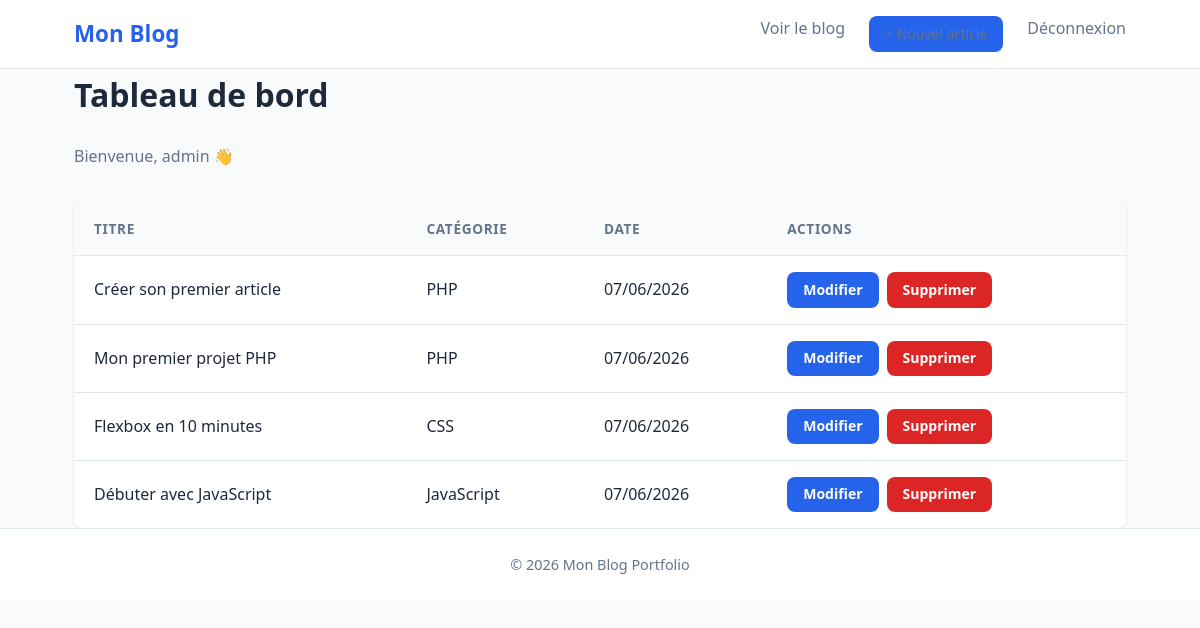
/admin/index.php (signed in), run on the app's committed database.
### tables this page shows
CREATE TABLE `articles` (
  `id` int(11) NOT NULL,
  `title` varchar(150) NOT NULL,
  `slug` varchar(150) NOT NULL,
  `content` text NOT NULL,
  `thumbnail` varchar(255) DEFAULT NULL,
  `created_at` datetime DEFAULT current_timestamp(),
  `updated_at` datetime DEFAULT NULL ON UPDATE current_timestamp(),
  `id_user` int(11) NOT NULL,
  `id_category` int(11) NOT NULL
);

CREATE TABLE `categories` (
  `id` int(11) NOT NULL,
  `name` varchar(50) NOT NULL,
  `slug` varchar(50) NOT NULL
);

### includes/functions.php (called while the page is built, shortened)
<?php
function formatDate(string $date): string {
    return date('d/m/Y', strtotime($date));
}

### admin/index.php (the view, shortened to what this page needs)
<?php
require_once '../includes/db.php';
require_once '../includes/functions.php';
$stmt = $pdo->prepare("
    SELECT a.id, a.title, a.created_at, c.name AS category
    FROM articles a
    JOIN categories c ON a.id_category = c.id
    ORDER BY a.created_at DESC
");
$stmt->execute();
$articles = $stmt->fetchAll(PDO::FETCH_ASSOC);
?>
<!DOCTYPE html>
<html lang="fr">
<head>
    <link rel="stylesheet" href="../assets/css/style.css">
</head>
<body>
    <header class="header">
        <div class="container">
            <a href="../index.php" class="logo">Mon Blog</a>
            <nav class="nav">
                <a href="../index.php">Voir le blog</a>
                <a href="article-form.php" class="btn btn--primary">+ Nouvel article</a>
                <a href="logout.php">Déconnexion</a>
            </nav>
        </div>
    </header>
    <main class="container">
        <h1>Tableau de bord</h1>
        <p style="color:var(--color-text-light);margin-bottom:2rem">
            Bienvenue, <?= htmlspecialchars($_SESSION['username']) ?> 👋
        </p>
        <table class="admin-table">
            <thead>
                <tr>
                    <th>Titre</th>
                    <th>Catégorie</th>
                    <th>Date</th>
                    <th>Actions</th>
                </tr>
            </thead>
            <tbody>
                <?php foreach ($articles as $article): ?>
                    <tr>
                        <td><?= htmlspecialchars($article['title']) ?></td>
                        <td><?= htmlspecialchars($article['category']) ?></td>
                        <td><?= formatDate($article['created_at']) ?></td>
                        <td class="admin-table__actions">
                            <a href="article-form.php?id=<?= $article['id'] ?>"
                               class="btn btn--primary">Modifier</a>
                            <a href="?delete=<?= $article['id'] ?>"
                               class="btn btn--danger"
                               onclick="return confirm('Supprimer cet article ?')">Supprimer</a>
                        </td>
                    </tr>
                <?php endforeach; ?>
            </tbody>
        </table>
    </main>
    <footer class="footer">
        <div class="container">
            <p>&copy; <?= date('Y') ?> Mon Blog Portfolio</p>
        </div>
    </footer>
</body>
</html>

### assets/css/style.css (style rules this page uses)
*, *::before, *::after { box-sizing: border-box; margin: 0; padding: 0; }
:root { --color-primary: #2563eb; --color-primary-dark: #1d4ed8; --color-bg: #f8fafc; --color-surface: #ffffff; --color-text: #1e293b; --color-text-light: #64748b; --color-border: #e2e8f0; --radius: 8px; --shadow: 0 1px 3px rgba(0,0,0,0.1); }
body { font-family: 'Segoe UI', system-ui, sans-serif; background: var(--color-bg); color: var(--color-text); line-height: 1.6; }
.container { max-width: 1100px; margin: 0 auto; padding: 0 1.5rem; }
.header { background: var(--color-surface); border-bottom: 1px solid var(--color-border); padding: 1rem 0; position: sticky; top: 0; z-index: 100; }
.header .container { display: flex; justify-content: space-between; align-items: center; }
.logo { font-size: 1.4rem; font-weight: 700; color: var(--color-primary); text-decoration: none; }
.nav { display: flex; gap: 1.5rem; }
.nav a { color: var(--color-text-light); text-decoration: none; font-weight: 500; transition: color 0.2s; }
main { padding: 2rem 0 4rem; }
main h1 { font-size: 2rem; margin-bottom: 1.5rem; }
.btn { display: inline-block; padding: 0.4rem 1rem; border-radius: var(--radius); font-weight: 600; font-size: 0.875rem; text-decoration: none; cursor: pointer; border: none; transition: background 0.2s; }
.btn--primary { background: var(--color-primary); color: white; }
.footer { background: var(--color-surface); border-top: 1px solid var(--color-border); padding: 1.5rem 0; text-align: center; color: var(--color-text-light); font-size: 0.9rem; }
.admin-table { width: 100%; border-collapse: collapse; background: var(--color-surface); border-radius: var(--radius); overflow: hidden; box-shadow: var(--shadow); }
.admin-table th, .admin-table td { padding: 1rem 1.25rem; text-align: left; border-bottom: 1px solid var(--color-border); }
.admin-table th { background: var(--color-bg); font-size: 0.85rem; text-transform: uppercase; letter-spacing: 0.05em; color: var(--color-text-light); }
.admin-table tr:last-child td { border-bottom: none; }
.admin-table__actions { display: flex; gap: 0.5rem; }
.btn--danger { background: #dc2626; color: white; }

### data on the page
articles: title "Créer son premier article", id_category.name "PHP", created_at "07/06/2026"
articles: title "Mon premier projet PHP", id_category.name "PHP", created_at "07/06/2026"
articles: title "Flexbox en 10 minutes", id_category.name "CSS", created_at "07/06/2026"
articles: title "Débuter avec JavaScript", id_category.name "JavaScript", created_at "07/06/2026"

### other printed values
$_SESSION['username'] "admin"
